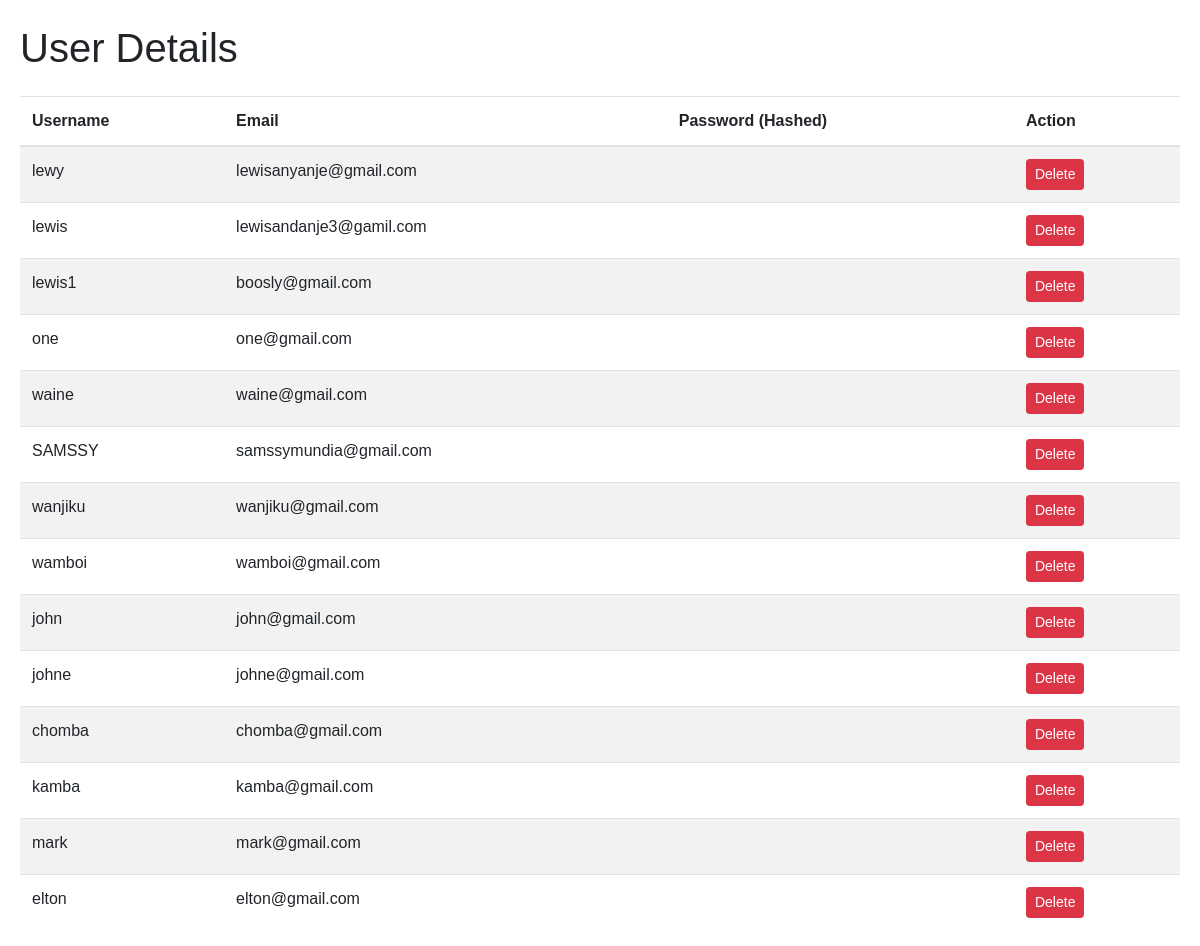
Page /View_users (signed in) on the committed database.
### main.py (models this page shows, shortened)
class User(db.Model, UserMixin):
    id = db.Column(db.Integer, primary_key=True)
    username = db.Column(db.String(20), unique=True, nullable=False)
    email = db.Column(db.String(120), unique=True, nullable=False)
    password_hash = db.Column(db.String(128), nullable=False)
    is_admin = db.Column(db.Boolean, default=False)

### main.py (the view)
@app.route('/View_users')
@login_required
def view_users():
    users = User.query.all()
    return render_template('Admin/view_users.html', users=users)

### main.py (called while the page is built)
@login_manager.user_loader
def load_user(user_id):
    return User.query.get(int(user_id))

### templates/Admin/view_users.html (shortened to what this page needs)
<!DOCTYPE html>
<html lang="en">
<head>
    <link href="https://maxcdn.bootstrapcdn.com/bootstrap/4.0.0/css/bootstrap.min.css" rel="stylesheet">
    <link href="https://cdnjs.cloudflare.com/ajax/libs/font-awesome/5.15.3/css/all.min.css" rel="stylesheet">
    <link href="https://cdnjs.cloudflare.com/ajax/libs/animate.css/3.7.2/animate.min.css" rel="stylesheet">
    <link rel="stylesheet" type="text/css" href="{{ url_for('static', filename='css/index.css') }}">
</head>
<body>
<div class="container">
    <div class="row">
        <div class="col-md-12">
            <h1 class="my-4">User Details</h1>
            <table class="table table-striped">
                <thead>
                    <tr>
                        <th>Username</th>
                        <th>Email</th>
                        <th>Password (Hashed)</th>
                        <th>Action</th>
                    </tr>
                </thead>
                <tbody>
                    {% for user in users %}
                    <tr id="user-{{ user.id }}">
                        <td>{{ user.username }}</td>
                        <td>{{ user.email }}</td>
                        <td>{{ user.password }}</td>
                        <td>
                            <button class="btn btn-danger btn-sm" onclick="deleteUser('{{ user.id }}')">Delete</button>
                        </td>
                    </tr>
                    {% endfor %}
                </tbody>
            </table>
        </div>
    </div>
</div>
</body>
</html>

### static/css/index.css (style rules this page uses)
body { margin: 0; font-family: Arial, sans-serif; }
.btn, .btn:focus { outline: none !important; -webkit-box-shadow: none; box-shadow: none; }
.container { max-width: 1200px; margin: 0 auto; padding: 0 20px; }

### rows in the picture
User: username "lewy", email "lewisanyanje@gmail.com"
User: username "lewis", email "lewisandanje3@gamil.com"
User: username "lewis1", email "boosly@gmail.com"
User: username "one", email "one@gmail.com"
User: username "waine", email "waine@gmail.com"
User: username "SAMSSY", email "samssymundia@gmail.com"
User: username "wanjiku", email "wanjiku@gmail.com"
User: username "wamboi", email "wamboi@gmail.com"
User: username "john", email "john@gmail.com"
User: username "johne", email "johne@gmail.com"
User: username "chomba", email "chomba@gmail.com"
User: username "kamba", email "kamba@gmail.com"
User: username "mark", email "mark@gmail.com"
User: username "elton", email "elton@gmail.com"
